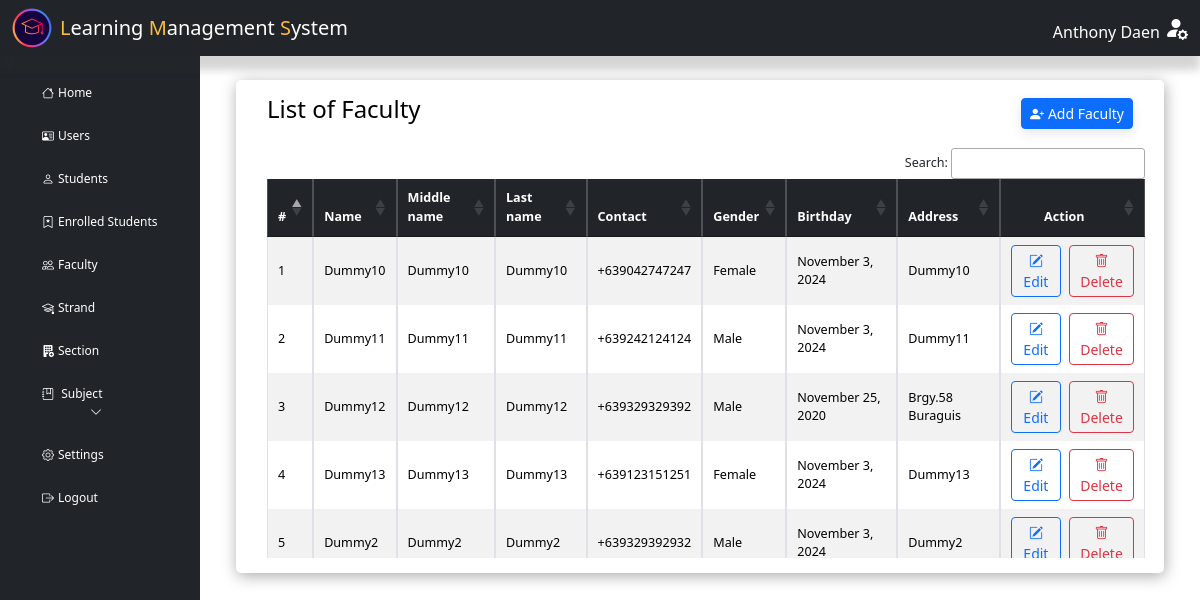
Page /admin/index.php?page=teacher (signed in) on the earlier database version.
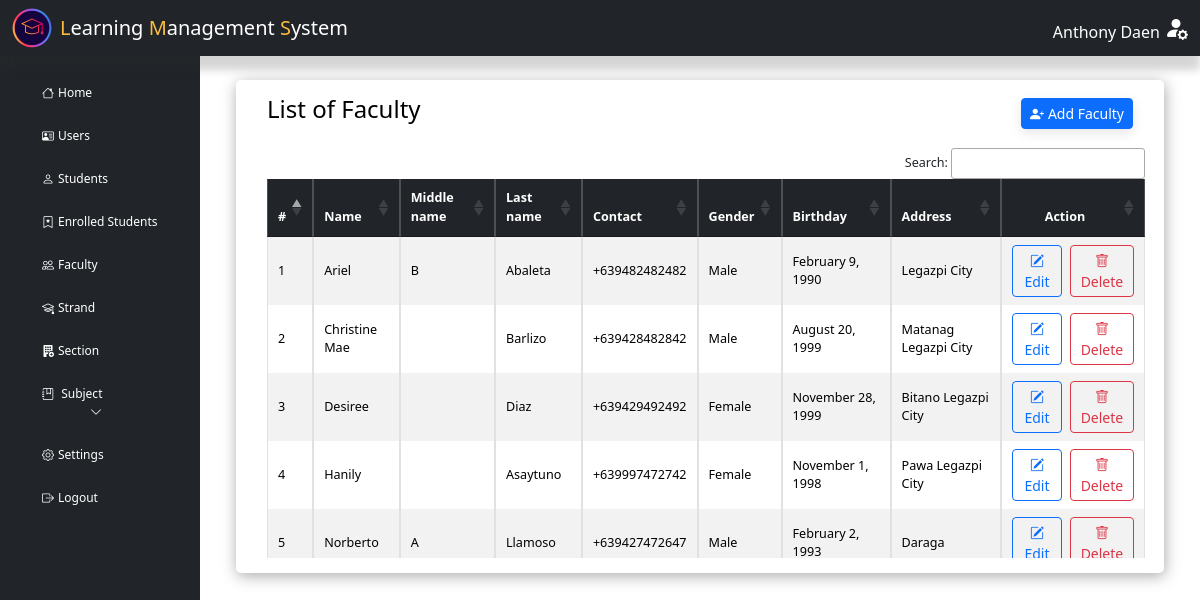
Same page on the later database version.
### tables this page shows
CREATE TABLE `principal` (
  `principal_id` varchar(50) NOT NULL,
  `firstname` varchar(50) NOT NULL,
  `middlename` varchar(50) DEFAULT NULL,
  `lastname` varchar(50) NOT NULL,
  `contact` varchar(50) NOT NULL,
  `gender` varchar(10) NOT NULL,
  `email` varchar(50) NOT NULL,
  `address` varchar(50) NOT NULL,
  `id` varchar(50) NOT NULL COMMENT 'User ID'
);

CREATE TABLE `teacher` (
  `teacher_id` varchar(50) NOT NULL COMMENT 'Primary key',
  `teacher_fname` varchar(50) NOT NULL,
  `teacher_mname` varchar(50) DEFAULT NULL,
  `teacher_lname` varchar(50) NOT NULL,
  `teacher_contact` bigint(20) DEFAULT NULL,
  `teacher_gender` varchar(50) DEFAULT NULL,
  `teacher_dob` date NOT NULL,
  `status` varchar(50) DEFAULT NULL,
  `teacher_address` varchar(150) NOT NULL,
  `date_added` date NOT NULL,
  `id` varchar(50) DEFAULT NULL COMMENT 'User ID'
);

### includes/dbh-inc.php (called while the page is built)
<?php
include "function.php";
$mySQLFunction = new myDataBase("localhost", "root", "", "lms_db");

### includes/function.php (called while the page is built, shortened)
<?php
class myDataBase
{
    private $hostname;
    private $username;
    private $password;
    private $database;
    public $con;
    public function __construct($hostname, $username, $password, $database)
    {
        $this->hostname = $hostname;
        $this->username = $username;
        $this->password = $password;
        $this->database = $database;
    }
    public function connection()
    {
        try {
            if (!$this->con) {
                $this->con = mysqli_connect($this->hostname, $this->username, $this->password, $this->database);
                if ($this->con) {
                    return true;
                } else {
                    return false;
                }
            } else {
                return true;
            }
        } catch (mysqli_sql_exception $e) {
            echo $e;
        }
    }
    public function disconnect()
    {
        if ($this->con) {
            if (mysqli_close($this->con)) {
                $this->con = false;
                return true;
            } else {
                return false;
            }
        } else {
            return true;
        }
    }
    public function getTeacher($row = null, $value = null)
    {
        if ($row != null &&  $value != null) {
            $sql = "SELECT * FROM `teacher` WHERE `$row` = '$value'";
            $stored = ($this->con->query($sql))->fetch_assoc();
            return $stored;
        } else {
            $sql = "SELECT * FROM `teacher` ORDER BY `teacher_fname`";
            $stored = ($this->con->query($sql))->fetch_all(MYSQLI_ASSOC);
            return $stored;
        }
    }
}

### admin/teacher.php (the view, shortened to what this page needs)
<?php
include "../includes/dbh-inc.php";
?>
<main class="col-md-12 ms-sm-auto col-lg-10 px-md-4">
    <div class="container">
        <div class="row">
            <div class="col-12">
                <div class="data-table">
                    <div class="d-flex justify-content-between flex-wrap flex-md-nowrap align-items-center mb-3  ms-3 me-3">
                        <h4 class="text-black">List of Faculty</h4>
                        <button type="button" class="btn btn-primary btn-sm btn-animate" data-bs-toggle="modal" data-bs-target="#teacher">
                            <i class="bi bi-person-plus-fill me-1"></i>Add Faculty
                        </button>
                    </div>
                    <div class="table-responsive small ms-3 me-1">
                        <table id="example" class="table table-bordered table-striped table-sm align-middle">
                            <thead class="table-dark">
                                <tr>
                                    <th scope="col">#</th>
                                    <th scope="col">Name</th>
                                    <th scope="col">Middle name</th>
                                    <th scope="col">Last name</th>
                                    <th scope="col">Contact</th>
                                    <th scope="col">Gender</th>
                                    <th scope="col">Birthday</th>
                                    <th scope="col">Address</th>
                                    <th scope="col" class="text-center">Action</th>
                                </tr>
                            </thead>
                            <tbody>
                                <?php
                                $mySQLFunction->connection();
                                $result = $mySQLFunction->getTeacher();
                                if (!empty($result)) {
                                    $count = 1;
                                    foreach ($result as $row) {
                                        $addedDate = new DateTime($row['teacher_dob']);
                                        $formattedBdate = $addedDate->format('F j, Y');
                                        echo '<td>' . $count . '</td>';
                                        echo '<td>' . ucwords(strtolower($row["teacher_fname"])) . '</td>';
                                        echo '<td>' .  ucwords(strtolower($row["teacher_mname"])) . '</td>';
                                        echo '<td>' .  ucwords(strtolower($row["teacher_lname"])) . '</td>';
                                        echo '<td>+63' . $row["teacher_contact"] . '</td>';
                                        echo '<td>' .  ucwords(strtolower($row["teacher_gender"])) . '</td>';
                                        echo '<td>' . $formattedBdate  . '</td>';
                                        echo '<td>' .  ucwords(strtolower($row["teacher_address"])) . '</td>';
                                        echo '
                      <td class="d-flex justify-content-center">
                          <button class="btn btn-sm btn-outline-primary me-2" data-bs-toggle="modal" data-bs-target="#edit_teacher' . $row['teacher_id'] . '">
                              <i class="bi bi-pencil-square"></i>Edit
                          </button>
                          <button class="btn btn-sm btn-outline-danger" data-bs-toggle="modal" data-bs-target="#del_teacher' . $row['teacher_id'] . '">
                              <i class="bi bi-trash"></i>Delete
                          </button>
                      </td>
                        ';
                                        $count++;
                                    }
                                } else {
                                    echo '<tr>
                                <td colspan="10" class="text-center">Teacher not found.<br>
                                </td>
                              </tr>';
                                }
                                echo '</tbody>';
                                echo '</table>';
                                ?>
                    </div>
                </div>
            </div>
        </div>
    </div>
</main>

### admin/includes/header.php (shortened to what this page needs)
<?php
$host = 'localhost';
$dbname = 'lms_db';
$username = 'root';
$password = '';
try {
    $conn = new PDO("mysql:host=$host;dbname=$dbname;charset=utf8", $username, $password);
    $conn->setAttribute(PDO::ATTR_ERRMODE, PDO::ERRMODE_EXCEPTION);
    $conn->setAttribute(PDO::ATTR_DEFAULT_FETCH_MODE, PDO::FETCH_ASSOC);
} catch (PDOException $e) {
    echo "Connection failed: " . $e->getMessage();
    exit();
}
function getAdminInfo($conn)
{
    $sql = "SELECT * FROM principal";
    $stmt = $conn->query($sql);
    return $stmt ? $stmt->fetchAll() : [];
}
$users = getAdminInfo($conn);
foreach ($users as $user) {
    $fullName = ucwords(strtolower($user['firstname'] . ' ' . $user['lastname']));
}
?>
<!DOCTYPE html>
<html lang="en">
<head>
    <link href="./css/bootstrap.min.css" rel="stylesheet">
    <link rel="stylesheet" href="../assets/css/admin.css?v=<?php echo time(); ?>" />
    <link rel="stylesheet" href="https://cdn.jsdelivr.net/npm/bootstrap-icons/font/bootstrap-icons.css">
    <link href="https://cdnjs.cloudflare.com/ajax/libs/select2/4.0.13/css/select2.min.css" rel="stylesheet" />
    <link href="https://cdn.jsdelivr.net/npm/bootstrap@5.3.3/dist/css/bootstrap.min.css" rel="stylesheet">
    <link href="https://cdn.datatables.net/1.13.4/css/jquery.dataTables.min.css" rel="stylesheet">
    <link rel="stylesheet" href="https://cdn.datatables.net/buttons/2.3.6/css/buttons.dataTables.min.css">
    <link rel="stylesheet" href="//cdnjs.cloudflare.com/ajax/libs/morris.js/0.5.1/morris.css">
    <link rel="stylesheet" href="https://cdnjs.cloudflare.com/ajax/libs/animate.css/4.1.1/animate.min.css">
</head>
<body>
    <nav class="navbar navbar-expand-lg navbar-light bg-dark nav-shadow">
        <div class="container-fluid">
            <div class="image d-flex align-items-center">
                <a href="?page=home">
                    <span class="d-none d-lg-inline">
                        <img src="../assets/img/lms.webp" alt="LMS Logo">
                    </span>
                </a>
                <div class="navbar-brand text-white d-none d-lg-inline">
                    <span class="color">L</span>earning <span class="color">M</span>anagement
                    <span class="color">S</span>ystem
                </div>
            </div>
            <div class="dropdown d-none d-lg-block ms-auto">
                <a href="#" class="d-flex align-items-center text-decoration-none" id="profileDropdown" data-bs-toggle="dropdown" aria-expanded="false">
                    <span class="text-white me-1 mt-2" style="font-weight: 400;">
                        <?php
                        echo ucwords(strtolower($fullName));
                        ?>
                    </span>
                    <i class="bi bi-person-fill-gear text-white" style="font-size: 1.5rem;"></i>
                </a>
            </div>
        </div>
    </nav>
    <header>
        <div class="container-fluid">
            <div class="row mt-4">
                <nav id="sidebar" class="col-md-3 col-lg-2 bg-dark sidebar offcanvas-md offcanvas-start" style="max-width: 280px;">
                    <div class="position-sticky text-white ">
                        <ul class="nav flex-column ">
                            <div class="nav-link fw-bold dasboard d-none d-lg-inline mb-3">
                            </div>
                            <li class="nav-item">
                                <a class="nav-link active" href="index.php?page=home ">
                                    <i class="bi bi-house me-1"></i>Home
                                </a>
                            </li>
                            <li class="nav-item">
                                <a class="nav-link active sm-5" href="index.php?page=users">
                                    <i class="bi bi-person-vcard me-1"></i>Users
                                </a>
                            </li>
                            <li class="nav-item">
                                <a class="nav-link active" href="index.php?page=student">
                                    <i class="bi bi-person me-1"></i>Students
                                </a>
                            </li>
                            <li class="nav-item">
                                <a class="nav-link active" href="index.php?page=enrolled">
                                    <i class="bi bi-bookmark-star me-1"></i>Enrolled Students
                                </a>
                            </li>
                            <li class="nav-item">
                                <a class="nav-link active" href="index.php?page=teacher">
                                    <i class="bi bi-people me-1"></i>Faculty
                                </a>
                            </li>
                            <li class="nav-item">
                                <a class="nav-link active" href="index.php?page=strand">
                                    <i class="bi bi-mortarboard me-1"></i>Strand
                                </a>
                            </li>
                            <li class="nav-item">
                                <a class="nav-link active" href="index.php?page=section">
                                    <i class="bi bi-building-fill-add me-1"></i>Section
                                </a>
                            </li>
                            <li class="nav-item">
                                <a class="nav-link text-white" href="#subjectMenu" data-bs-toggle="collapse" aria-expanded="false" id="subjectDropdown">
                                    <i class="bi bi-journal-bookmark me-1"></i> Subject
                                    <i class="bi bi-chevron-down" style="margin-left: 48px;" id="subjectIcon"></i>
                                </a>
                            </li>
                            <li class="nav-item">
                                <a class="nav-link active" href="index.php?page=settings">
                                    <i class="bi bi-gear me-1"></i>Settings
                                </a>
                            </li>
                            <li class="nav-item">
                                <a type="button" class="nav-link active" data-bs-toggle="modal" data-bs-target="#logoutModal">
                                    <i class="bi bi-box-arrow-right me-1"></i>Logout
                                </a>
                            </li>
                        </ul>
                    </div>
                </nav>
            </div>
        </div>
    </header>

### admin/index.php (shortened to what this page needs)
<?php
include "./includes/header.php";
?>
    <?php
    $page = isset($_GET["page"]) ? $_GET["page"] : "home";
    switch ($page) {
        case "teacher":
            require_once 'teacher.php';
            break;
    }
    ?>

### assets/css/admin.css (style rules this page uses)
body { font-family: "Segoe UI", Tahoma, Geneva, Verdana, sans-serif; background-color: #f1f4f9; }
.navbar { position: fixed; top: 0; width: 100%; z-index: 1000; background-color: #ffffff; box-shadow: 0 2px 5px rgba(0, 0, 0, 0.1); transition: all 0.3s; padding: 0.5rem 1rem; }
.color { color: #fabc3f; }
.nav-shadow { box-shadow: 0 14px 8px rgba(49, 49, 49, 0.2); }
.navbar .image { display: flex; align-items: center; gap: 0.5rem; font-weight: 500; font-size: 20px; }
.navbar .image img { height: 40px; }
.sidebar { color: #fff; padding: 20px; height: 100vh; position: fixed; top: 0; left: 0; width: 200px; overflow-y: auto; }
.sidebar ul { list-style: none; padding: 0; margin: 0; }
.sidebar li { margin-bottom: 5px; }
.sidebar a { color: #fff; text-decoration: none; }
.sidebar .nav-link { padding: 10px 30px; font-size: 12px; color: #fff; transition: background-color 0.3s ease, color 0.3s ease; border-radius: 5px; }
.btn-primary { background-color: #1976d2; border-color: #1976d2; transition: background-color 0.3s ease; }
.data-table { background: #fff; padding: 15px; margin-bottom: 15px; box-shadow: 1px 3px 15px #aaa; border-radius: 5px; align-items: center; justify-content: center; }
.table-responsive { max-height: 410px; overflow-y: auto; }
.data-table { font-size: 0.9em; }
.table th, .table td { padding: 0.1rem; }
.btn-animate { transition: all 0.3s ease-in-out; box-shadow: 0 4px 12px rgba(0, 0, 0, 0.1); }

Differences in the rows shown:
removed teacher: teacher_fname "Dummy10", teacher_mname "Dummy10", teacher_lname "Dummy10", teacher_contact "9042747247", teacher_gender "Female", teacher_dob "November 3, 2024", teacher_address "Dummy10"
removed teacher: teacher_fname "Dummy11", teacher_mname "Dummy11", teacher_lname "Dummy11", teacher_contact "9242124124", teacher_gender "Male", teacher_dob "November 3, 2024", teacher_address "Dummy11"
removed teacher: teacher_fname "Dummy12", teacher_mname "Dummy12", teacher_lname "Dummy12", teacher_contact "9329329392", teacher_gender "Male", teacher_dob "November 25, 2020", teacher_address "Brgy.58 Buraguis"
removed teacher: teacher_fname "Dummy13", teacher_mname "Dummy13", teacher_lname "Dummy13", teacher_contact "9123151251", teacher_gender "Female", teacher_dob "November 3, 2024", teacher_address "Dummy13"
removed teacher: teacher_fname "Dummy2", teacher_mname "Dummy2", teacher_lname "Dummy2", teacher_contact "9329392932", teacher_gender "Male", teacher_dob "November 3, 2024", teacher_address "Dummy2"
added teacher: teacher_fname "Ariel", teacher_mname "B", teacher_lname "Abaleta", teacher_contact "9482482482", teacher_gender "Male", teacher_dob "February 9, 1990", teacher_address "Legazpi City"
added teacher: teacher_fname "Christine Mae", teacher_lname "Barlizo", teacher_contact "9428482842", teacher_gender "Male", teacher_dob "August 20, 1999", teacher_address "Matanag Legazpi City"
added teacher: teacher_fname "Desiree", teacher_lname "Diaz", teacher_contact "9429492492", teacher_gender "Female", teacher_dob "November 28, 1999", teacher_address "Bitano Legazpi City"
added teacher: teacher_fname "Hanily", teacher_lname "Asaytuno", teacher_contact "9997472742", teacher_gender "Female", teacher_dob "November 1, 1998", teacher_address "Pawa Legazpi City"
added teacher: teacher_fname "Norberto", teacher_mname "A", teacher_lname "Llamoso", teacher_contact "9427472647", teacher_gender "Male", teacher_dob "February 2, 1993", teacher_address "Daraga"
